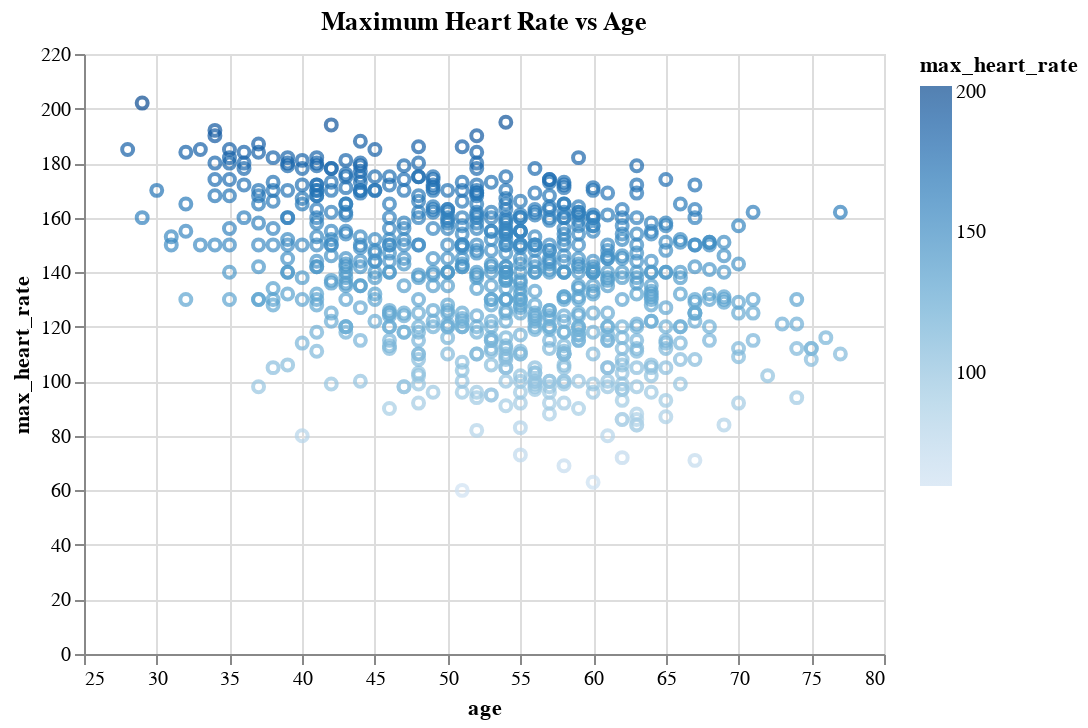

Notebook code cell kept with this figure:
### Code cell
Chart(heart).mark_point().encode(
    X("age", scale=alt.Scale(zero=False)),
    Y("max_heart_rate"),
    color="max_heart_rate"
).properties(
    title= "Maximum Heart Rate vs Age"
)

### Figure 1 — Vega-Lite specification as saved in the notebook (floating-point values rounded to 4 significant figures; data arrays with more than 128 entries replaced by an {"elided": "..."} marker saying what was removed)
{"config": {"view": {"continuousWidth": 400, "continuousHeight": 300}}, "data": {"name": "data-9c5c541ff0505177026c42e372cebf79"}, "mark": "point", "encoding": {"color": {"field": "max_heart_rate", "type": "quantitative"}, "x": {"field": "age", "scale": {"zero": false}, "type": "quantitative"}, "y": {"field": "max_heart_rate", "type": "quantitative"}}, "title": "Maximum Heart Rate vs Age", "$schema": "https://vega.github.io/schema/vega-lite/v4.17.0.json", "datasets": {"data-9c5c541ff0505177026c42e372cebf79": {"elided": "741 records"}}}
